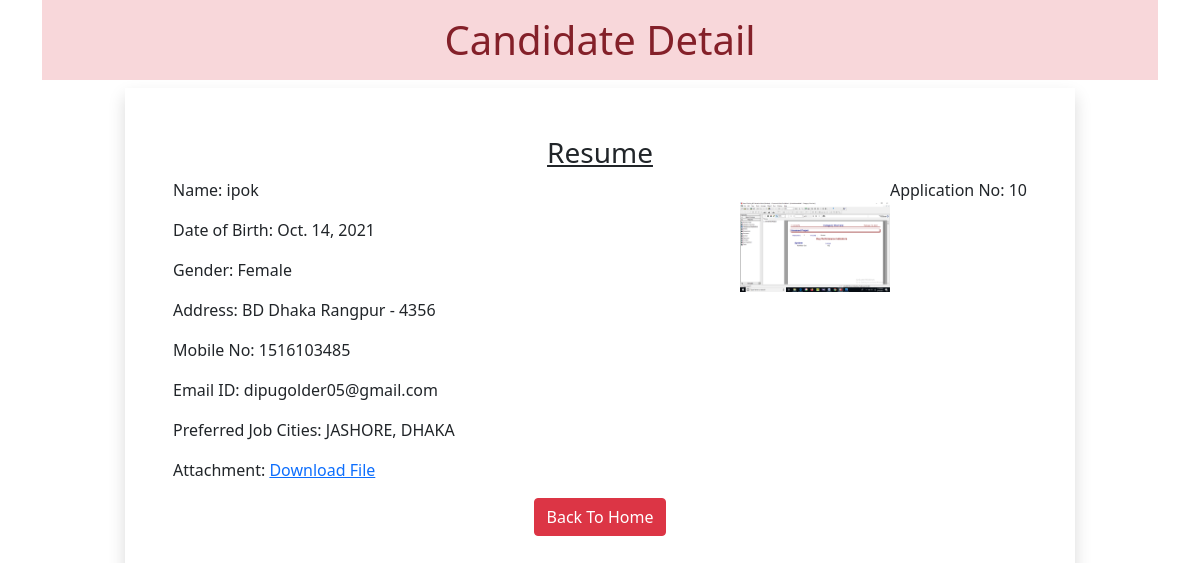
The page /10 on the database its author committed.
### myapp/models.py (models this page shows)
class Resume(models.Model):
    name = models.CharField(max_length=100)
    dob = models.DateField(auto_now=False, auto_now_add=False)
    gender = models.CharField(max_length=20)
    locality = models.CharField(max_length=30)
    city = models.CharField(max_length=30)
    pin = models.PositiveIntegerField()
    state = models.CharField(choices=STATE_CHOICE, max_length=30)
    mobile = models.PositiveIntegerField()
    email = models.EmailField()
    job_city = models.CharField(max_length=30)
    profile_image = models.ImageField(upload_to='profileImg', blank=True)
    my_file = models.FileField(upload_to='doc', blank=True)

### myapp/views.py (the view)
# urls.py: path("<int:pk>", views.CandidateView.as_view(), name="candidate")
class CandidateView(View):
    def get(self, request, pk):
        candidate = Resume.objects.get(pk=pk)
        return render(request, 'myapp/candidate.html', {'candidate': candidate})

### myapp/templatetags/myfilter.py (called while the page is built)
@register.filter(name='remove_special')
def remove_chars(value, arg):
    for character in arg:
        print(character)
        value = value.replace(character, "")
    return value

### myapp/templates/myapp/candidate.html (shortened to what this page needs)
<!DOCTYPE html>
{% load myfilter %}
<html lang="en">
<head>
    <link rel="stylesheet" href="https://cdn.jsdelivr.net/npm/bootstrap@5.1.3/dist/css/bootstrap.min.css"
>
</head>
<body>
    <div class="container">
        <h1 class="alert-danger text-center p-3">Candidate Detail</h1>
        <div class="row">
            <div class="col-sm-10 shadow p-5 offset-sm-1">
                <h3 class="text-center"><u>Resume</u></h3>
                <p class="float-end">Application No: {{candidate.id}}</p>
                <img src="{{candidate.profile_image.url}}" alt="" class="img-fluid img-thimbnail float-end mt-4"
                 width="150" height="150">
                <p>Name: {{candidate.name}} </p>
                <p>Date of Birth: {{candidate.dob}} </p>
                <p>Gender: {{candidate.gender}} </p>
                <p>Address: {{candidate.locality}} {{candidate.city}} {{candidate.state}} - {{candidate.pin}} </p>
                <p>Mobile No: {{candidate.mobile}} </p>
                <p>Email ID: {{candidate.email}} </p>
                <p>Preferred Job Cities: {{candidate.job_city|remove_special:"[]'"}}</p>
                <p>Attachment: <a href="{{candidate.my_file.url}}">Download File</a></p>
                <div class="text-center"><a href="/" class="btn btn-danger">Back To Home</a></div>
            </div>
        </div>
    </div>
</body>
</html>

### rows shown on the page
Resume: id "10", profile_image (picture), name "ipok", dob "Oct. 14, 2021", gender "Female", locality "BD", city "Dhaka", state "Rangpur", pin "4356", mobile "1516103485", email "dipugolder05@gmail.com", job_city|remove_special "JASHORE, DHAKA"
